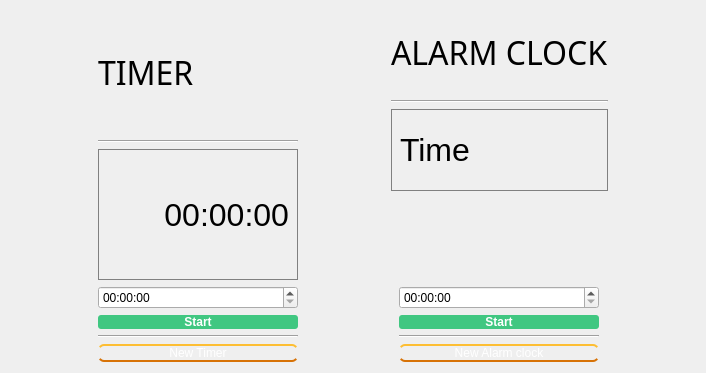
<?xml version="1.0" encoding="UTF-8"?>
<ui version="4.0">
 <class>CountdownTimer</class>
 <widget class="QMainWindow" name="CountdownTimer">
  <property name="geometry">
   <rect>
    <x>0</x>
    <y>0</y>
    <width>706</width>
    <height>373</height>
   </rect>
  </property>
  <property name="sizePolicy">
   <sizepolicy hsizetype="Preferred" vsizetype="Preferred">
    <horstretch>0</horstretch>
    <verstretch>0</verstretch>
   </sizepolicy>
  </property>
  <property name="minimumSize">
   <size>
    <width>225</width>
    <height>90</height>
   </size>
  </property>
  <property name="maximumSize">
   <size>
    <width>800</width>
    <height>167876</height>
   </size>
  </property>
  <property name="windowTitle">
   <string/>
  </property>
  <widget class="QWidget" name="centralWidget">
   <property name="enabled">
    <bool>true</bool>
   </property>
   <property name="sizePolicy">
    <sizepolicy hsizetype="Preferred" vsizetype="Preferred">
     <horstretch>0</horstretch>
     <verstretch>0</verstretch>
    </sizepolicy>
   </property>
   <property name="maximumSize">
    <size>
     <width>16777215</width>
     <height>16777215</height>
    </size>
   </property>
   <layout class="QHBoxLayout" name="horizontalLayout">
    <item>
     <layout class="QHBoxLayout" name="horizontalLayout_2">
      <property name="leftMargin">
       <number>0</number>
      </property>
      <item>
       <layout class="QVBoxLayout" name="verticalLayout">
        <item>
         <layout class="QVBoxLayout" name="verticalLayout_9">
          <item>
           <widget class="QLabel" name="label_3">
            <property name="font">
             <font>
              <family>Rockwell</family>
              <pointsize>24</pointsize>
              <weight>50</weight>
              <bold>false</bold>
             </font>
            </property>
            <property name="text">
             <string>TIMER</string>
            </property>
            <property name="margin">
             <number>20</number>
            </property>
           </widget>
          </item>
          <item>
           <widget class="Line" name="line_2">
            <property name="orientation">
             <enum>Qt::Horizontal</enum>
            </property>
           </widget>
          </item>
         </layout>
        </item>
        <item>
         <widget class="QLabel" name="timerLabel">
          <property name="maximumSize">
           <size>
            <width>16777215</width>
            <height>160</height>
           </size>
          </property>
          <property name="font">
           <font>
            <pointsize>24</pointsize>
           </font>
          </property>
          <property name="styleSheet">
           <string notr="true">QLabel {
  qproperty-alignment: 'AlignVCenter | AlignRight';
  border: 1px solid gray;
}</string>
          </property>
          <property name="text">
           <string>00:00:00</string>
          </property>
          <property name="alignment">
           <set>Qt::AlignRight|Qt::AlignTrailing|Qt::AlignVCenter</set>
          </property>
         </widget>
        </item>
        <item>
         <widget class="QTimeEdit" name="timeEdit">
          <property name="displayFormat">
           <string>HH:mm:ss</string>
          </property>
         </widget>
        </item>
        <item>
         <widget class="QPushButton" name="startButton">
          <property name="sizePolicy">
           <sizepolicy hsizetype="Fixed" vsizetype="Fixed">
            <horstretch>0</horstretch>
            <verstretch>0</verstretch>
           </sizepolicy>
          </property>
          <property name="minimumSize">
           <size>
            <width>0</width>
            <height>0</height>
           </size>
          </property>
          <property name="maximumSize">
           <size>
            <width>200</width>
            <height>16777215</height>
           </size>
          </property>
          <property name="styleSheet">
           <string notr="true">QPushButton {
  font-weight: 700;
  color: white;
  text-decoration: none;
  padding: .8em 1em calc(.8em + 3px);
  border-radius: 3px;
  background: rgb(64,199,129);
  box-shadow: 0 -3px rgb(53,167,110) inset;
  transition: 0.2s;
}</string>
          </property>
          <property name="text">
           <string>Start</string>
          </property>
          <property name="autoDefault">
           <bool>false</bool>
          </property>
          <property name="default">
           <bool>false</bool>
          </property>
         </widget>
        </item>
        <item>
         <widget class="Line" name="line">
          <property name="orientation">
           <enum>Qt::Horizontal</enum>
          </property>
         </widget>
        </item>
        <item>
         <widget class="QPushButton" name="pushButton">
          <property name="sizePolicy">
           <sizepolicy hsizetype="Fixed" vsizetype="Fixed">
            <horstretch>0</horstretch>
            <verstretch>0</verstretch>
           </sizepolicy>
          </property>
          <property name="maximumSize">
           <size>
            <width>200</width>
            <height>16777215</height>
           </size>
          </property>
          <property name="styleSheet">
           <string notr="true">QPushButton{
 display: inline-block;
  color: white;
  text-decoration: none;
  padding: .5em 2em;
  outline: none;
  border-width: 2px 0;
  border-style: solid none;
  border-color: #FDBE33 #000 #D77206;
  border-radius: 6px;
  background: linear-gradient(#F3AE0F, #E38916) #E38916;
  transition: 0.2s;
}</string>
          </property>
          <property name="text">
           <string>New Timer</string>
          </property>
         </widget>
        </item>
       </layout>
      </item>
     </layout>
    </item>
    <item>
     <layout class="QHBoxLayout" name="horizontalLayout_3"/>
    </item>
    <item>
     <layout class="QHBoxLayout" name="horizontalLayout_5">
      <item>
       <layout class="QVBoxLayout" name="verticalLayout_7">
        <item>
         <widget class="QLabel" name="label_4">
          <property name="maximumSize">
           <size>
            <width>16777215</width>
            <height>140</height>
           </size>
          </property>
          <property name="font">
           <font>
            <family>Rockwell</family>
            <pointsize>24</pointsize>
           </font>
          </property>
          <property name="text">
           <string>ALARM CLOCK</string>
          </property>
         </widget>
        </item>
        <item>
         <widget class="Line" name="line_3">
          <property name="orientation">
           <enum>Qt::Horizontal</enum>
          </property>
         </widget>
        </item>
        <item>
         <widget class="QLabel" name="lb_Time">
          <property name="maximumSize">
           <size>
            <width>16777215</width>
            <height>140</height>
           </size>
          </property>
          <property name="font">
           <font>
            <pointsize>24</pointsize>
           </font>
          </property>
          <property name="styleSheet">
           <string notr="true">QLabel {
  qproperty-alignment: 'AlignVCenter | AlignRight';
  border: 1px solid gray;
}</string>
          </property>
          <property name="text">
           <string>Time</string>
          </property>
         </widget>
        </item>
        <item>
         <widget class="QLabel" name="lb_Reuse">
          <property name="text">
           <string/>
          </property>
         </widget>
        </item>
        <item>
         <layout class="QHBoxLayout" name="horizontalLayout_6">
          <item>
           <layout class="QHBoxLayout" name="horizontalLayout_7">
            <item>
             <layout class="QVBoxLayout" name="verticalLayout_8">
              <item>
               <widget class="QTimeEdit" name="te_AlarmTime"/>
              </item>
              <item>
               <widget class="QPushButton" name="pb_SetAlam">
                <property name="maximumSize">
                 <size>
                  <width>200</width>
                  <height>16777215</height>
                 </size>
                </property>
                <property name="styleSheet">
                 <string notr="true">QPushButton {
  font-weight: 700;
  color: white;
  text-decoration: none;
  padding: .8em 1em calc(.8em + 3px);
  border-radius: 3px;
  background: rgb(64,199,129);
  box-shadow: 0 -3px rgb(53,167,110) inset;
  transition: 0.2s;
}</string>
                </property>
                <property name="text">
                 <string>Start</string>
                </property>
               </widget>
              </item>
              <item>
               <widget class="Line" name="line_4">
                <property name="orientation">
                 <enum>Qt::Horizontal</enum>
                </property>
               </widget>
              </item>
              <item>
               <widget class="QPushButton" name="pushButton_3">
                <property name="maximumSize">
                 <size>
                  <width>200</width>
                  <height>16777215</height>
                 </size>
                </property>
                <property name="styleSheet">
                 <string notr="true">QPushButton{
 display: inline-block;
  color: white;
  text-decoration: none;
  padding: .5em 2em;
  outline: none;
  border-width: 2px 0;
  border-style: solid none;
  border-color: #FDBE33 #000 #D77206;
  border-radius: 6px;
  background: linear-gradient(#F3AE0F, #E38916) #E38916;
  transition: 0.2s;
}</string>
                </property>
                <property name="text">
                 <string>New Alarm clock</string>
                </property>
               </widget>
              </item>
             </layout>
            </item>
           </layout>
          </item>
         </layout>
        </item>
       </layout>
      </item>
     </layout>
    </item>
   </layout>
  </widget>
 </widget>
 <layoutdefault spacing="6" margin="11"/>
 <resources/>
 <connections/>
</ui>
